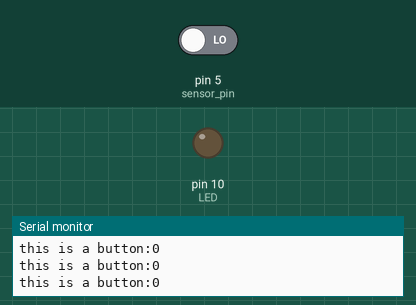
This sketch was run on a simulated Arduino Uno, built with avr-gcc and run on an emulated ATmega328P. Parts: output pins drawn as LEDs (lit = HIGH), the last lines printed to the serial monitor. The test bench sets the inputs (shaded band); at power-on: pin 5 (sensor_pin) LOW.

Above: at 1.2 s.
1.3 s: pin 5 (sensor_pin) driven HIGH
At 1.7 s:
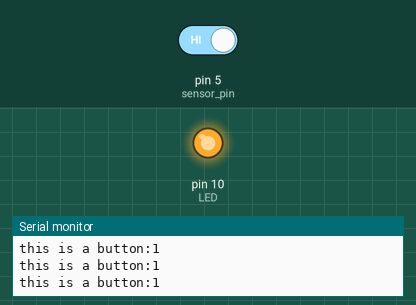
2.8 s: pin 5 (sensor_pin) driven LOW
At 3.9 s:
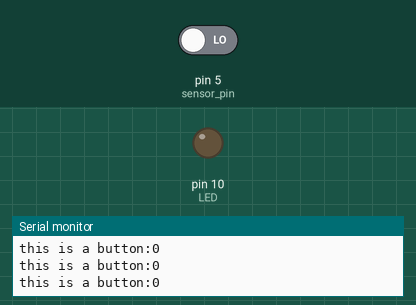
Timing chart, 0 to 5.8 s (numbered marks = the images above; inputs shaded):
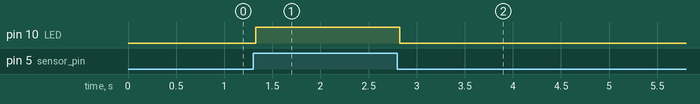

Measured:
- after the input at 1.3 s, pin 10 (LED): LOW → HIGH at once
- after the input at 2.8 s, pin 10 (LED): HIGH → LOW at once

The sketch:

toast_mrk61.ino
```cpp
// C++ code
//
const int LED = 10;
const int sensor_pin = 5;
int sensor_state = 1;
void setup()
{
  Serial.begin(9600);
  pinMode(LED, OUTPUT);
  pinMode(sensor_pin, INPUT);
}

void loop()
{
 	sensor_state = digitalRead(sensor_pin);
  	Serial.print("this is a button:");
  	Serial.println(sensor_state);
  	digitalWrite(LED, sensor_state);


}
```
